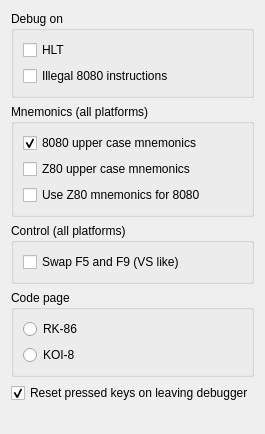
     <widget class="QWidget" name="debugTab">
      <attribute name="title">
       <string>Debugger</string>
      </attribute>
      <layout class="QVBoxLayout" name="verticalLayout_5">
       <item>
        <widget class="QGroupBox" name="debugOnGroupBox">
         <property name="title">
          <string>Debug on</string>
         </property>
         <layout class="QVBoxLayout" name="verticalLayout_3">
          <item>
           <widget class="QCheckBox" name="debugHltCheckBox">
            <property name="sizePolicy">
             <sizepolicy hsizetype="Expanding" vsizetype="Fixed">
              <horstretch>0</horstretch>
              <verstretch>0</verstretch>
             </sizepolicy>
            </property>
            <property name="text">
             <string>HLT</string>
            </property>
           </widget>
          </item>
          <item>
           <widget class="QCheckBox" name="debugIllegalCheckBox">
            <property name="sizePolicy">
             <sizepolicy hsizetype="Expanding" vsizetype="Fixed">
              <horstretch>0</horstretch>
              <verstretch>0</verstretch>
             </sizepolicy>
            </property>
            <property name="text">
             <string>Illegal 8080 instructions</string>
            </property>
           </widget>
          </item>
         </layout>
        </widget>
       </item>
       <item>
        <widget class="QGroupBox" name="mnemonicsGroupBox">
         <property name="enabled">
          <bool>true</bool>
         </property>
         <property name="sizePolicy">
          <sizepolicy hsizetype="Expanding" vsizetype="Preferred">
           <horstretch>0</horstretch>
           <verstretch>0</verstretch>
          </sizepolicy>
         </property>
         <property name="title">
          <string>Mnemonics (all platforms)</string>
         </property>
         <layout class="QVBoxLayout" name="verticalLayout">
          <item>
           <widget class="QCheckBox" name="upper8080checkBox">
            <property name="enabled">
             <bool>true</bool>
            </property>
            <property name="sizePolicy">
             <sizepolicy hsizetype="Expanding" vsizetype="Fixed">
              <horstretch>0</horstretch>
              <verstretch>0</verstretch>
             </sizepolicy>
            </property>
            <property name="text">
             <string>8080 upper case mnemonics</string>
            </property>
            <property name="checkable">
             <bool>true</bool>
            </property>
            <property name="checked">
             <bool>true</bool>
            </property>
           </widget>
          </item>
          <item>
           <widget class="QCheckBox" name="upperZ80checkBox">
            <property name="enabled">
             <bool>true</bool>
            </property>
            <property name="text">
             <string>Z80 upper case mnemonics</string>
            </property>
           </widget>
          </item>
          <item>
           <widget class="QCheckBox" name="forceZ80checkBox">
            <property name="text">
             <string>Use Z80 mnemonics for 8080</string>
            </property>
           </widget>
          </item>
         </layout>
        </widget>
       </item>
       <item>
        <widget class="QGroupBox" name="controlGroupBox">
         <property name="title">
          <string>Control (all platforms)</string>
         </property>
         <layout class="QVBoxLayout" name="verticalLayout_16">
          <item>
           <widget class="QCheckBox" name="swapF5F9checkBox">
            <property name="toolTip">
             <string>&lt;html&gt;&lt;head/&gt;&lt;body&gt;&lt;p&gt;Use F5 for &amp;quot;Run&amp;quot; and F9 for &amp;quot;Set breakpoint&amp;quot;&lt;/p&gt;&lt;/body&gt;&lt;/html&gt;</string>
            </property>
            <property name="text">
             <string>Swap F5 and F9 (VS like)</string>
            </property>
           </widget>
          </item>
         </layout>
        </widget>
       </item>
       <item>
        <widget class="QGroupBox" name="groupBox">
         <property name="title">
          <string>Code page</string>
         </property>
         <layout class="QVBoxLayout" name="verticalLayout_18">
          <item>
           <widget class="QRadioButton" name="rkCodePageRadioButton">
            <property name="text">
             <string>RK-86</string>
            </property>
           </widget>
          </item>
          <item>
           <widget class="QRadioButton" name="koi8CodePageRadioButton">
            <property name="text">
             <string>KOI-8</string>
            </property>
           </widget>
          </item>
         </layout>
        </widget>
       </item>
       <item>
        <widget class="QCheckBox" name="resetKeysCheckBox">
         <property name="text">
          <string>Reset pressed keys on leaving debugger</string>
         </property>
         <property name="checked">
          <bool>true</bool>
         </property>
        </widget>
       </item>
       <item>
        <spacer name="verticalSpacer_3">
         <property name="orientation">
          <enum>Qt::Vertical</enum>
         </property>
         <property name="sizeType">
          <enum>QSizePolicy::Expanding</enum>
         </property>
         <property name="sizeHint" stdset="0">
          <size>
           <width>20</width>
           <height>20</height>
          </size>
         </property>
        </spacer>
       </item>
      </layout>
     </widget>
